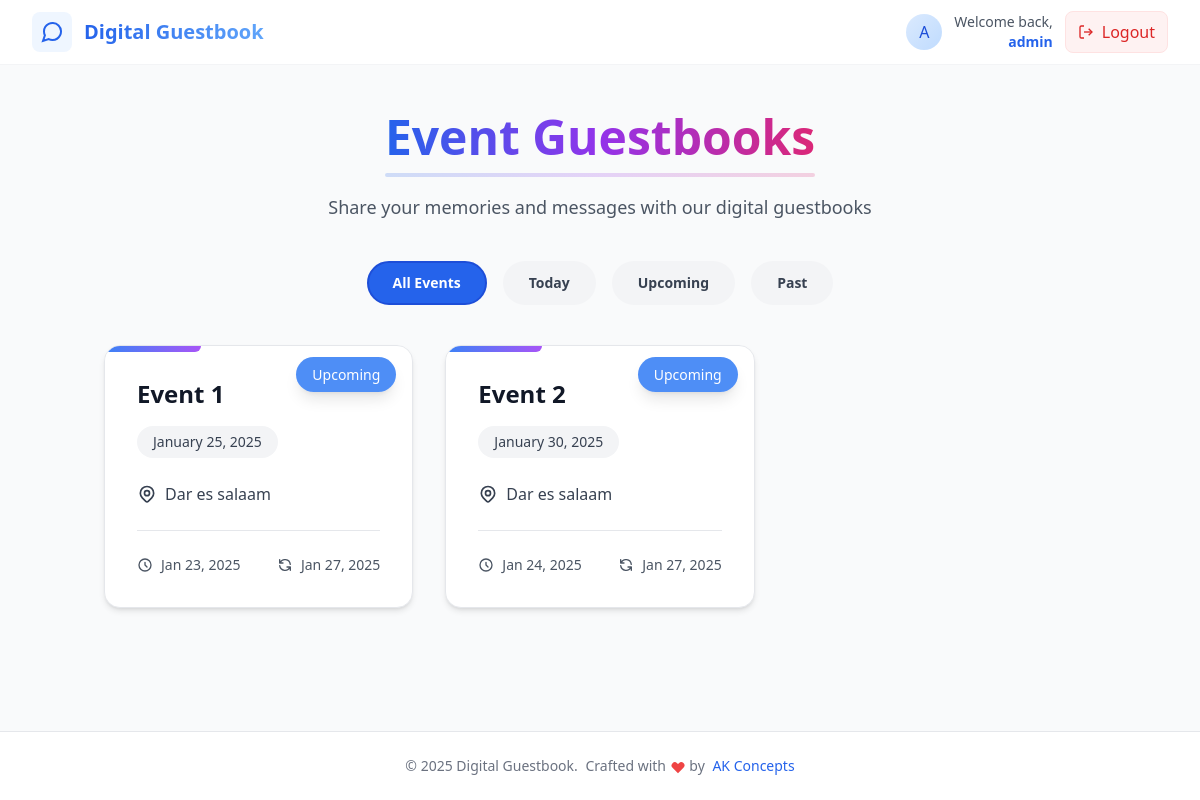
The app's page / (signed in) with its own data.
### guestbook/models.py (models this page shows, shortened)
class Event(models.Model):
    name = models.CharField(max_length=200)
    date = models.DateField()
    location = models.CharField(max_length=200)
    overlay_image = models.ImageField(upload_to='events', null=True, blank=True)
    created_at = models.DateTimeField(auto_now_add=True)
    updated_at = models.DateTimeField(auto_now=True)
    class Meta:
        ordering = ['date']

### guestbook/views.py (the view)
# urls.py: path('', views.EventsView.as_view(), name='events'),
@method_decorator(login_required(login_url='guestbook:login'), name='dispatch')
class EventsView(View):
    template_name = 'guestbook/event.html'
    def get(self, request, *args, **kwargs):
        events = Event.objects.all().order_by('date')
        context = {
            'events': events,
        }
        return render(request, self.template_name, context)

### guestbook/templates/guestbook/event.html (shortened to what this page needs)
{% extends 'guestbook/base.html' %}
{% load tz %}
{% now "Y-m-d" as current_date %}
{% block content %}
<div class="container mx-auto px-4 py-12">
    <div class="max-w-6xl mx-auto space-y-10">
        <div class="text-center space-y-6">
            <div class="relative inline-block">
                <h1 class="text-5xl font-black bg-gradient-to-r from-blue-600 via-purple-600 to-pink-600
                           bg-clip-text text-transparent pb-2">
                </h1>
                <div class="absolute -bottom-2 left-0 right-0 h-1 bg-gradient-to-r from-blue-600/20 via-purple-600/20 to-pink-600/20 rounded-full"></div>
            </div>
            <p class="text-lg text-gray-600 dark:text-gray-400">Share your memories and messages with our digital guestbooks</p>
        </div>
        {% if events %}
        <div class="flex flex-wrap gap-4 justify-center">
            <button class="filter-btn px-6 py-2.5 rounded-full text-sm font-semibold
                         transition-all duration-300 ease-in-out
                         border-2 border-transparent
                         hover:shadow-md
                         data-[state=active]:bg-blue-600 data-[state=active]:text-white
                         data-[state=active]:border-blue-700
                         bg-gray-100 text-gray-700 hover:bg-gray-200
                         dark:bg-gray-800 dark:text-gray-300 dark:hover:bg-gray-700"
                    data-state="active">
                All Events
            </button>
            <button class="filter-btn px-6 py-2.5 rounded-full text-sm font-semibold
                         transition-all duration-300 ease-in-out
                         border-2 border-transparent
                         hover:shadow-md
                         data-[state=active]:bg-green-600 data-[state=active]:text-white
                         data-[state=active]:border-green-700
                         bg-gray-100 text-gray-700 hover:bg-gray-200
                         dark:bg-gray-800 dark:text-gray-300 dark:hover:bg-gray-700">
                Today
            </button>
            <button class="filter-btn px-6 py-2.5 rounded-full text-sm font-semibold
                         transition-all duration-300 ease-in-out
                         border-2 border-transparent
                         hover:shadow-md
                         data-[state=active]:bg-purple-600 data-[state=active]:text-white
                         data-[state=active]:border-purple-700
                         bg-gray-100 text-gray-700 hover:bg-gray-200
                         dark:bg-gray-800 dark:text-gray-300 dark:hover:bg-gray-700">
                Upcoming
            </button>
            <button class="filter-btn px-6 py-2.5 rounded-full text-sm font-semibold
                         transition-all duration-300 ease-in-out
                         border-2 border-transparent
                         hover:shadow-md
                         data-[state=active]:bg-gray-600 data-[state=active]:text-white
                         data-[state=active]:border-gray-700
                         bg-gray-100 text-gray-700 hover:bg-gray-200
                         dark:bg-gray-800 dark:text-gray-300 dark:hover:bg-gray-700">
                Past
            </button>
        </div>
        <div class="grid gap-8 md:grid-cols-2 lg:grid-cols-3">
            {% for event in events %}
            {% with event_date=event.date|date:"Y-m-d" %}
            <a href="{% url 'guestbook:message' event.id %}"
               class="group relative bg-white dark:bg-gray-800 rounded-2xl
                      shadow-md hover:shadow-2xl
                      transition-all duration-500
                      transform hover:-translate-y-2
                      border border-gray-200 dark:border-gray-700
                      overflow-hidden">
                <div class="absolute inset-0 bg-gradient-to-br from-white/80 to-transparent dark:from-white/5 dark:to-transparent"></div>
                <div class="absolute top-0 left-0 w-24 h-1.5 bg-gradient-to-r from-blue-500 to-purple-500 rounded-br-xl"></div>
                <div class="absolute top-4 right-4 z-10">
                    {% if event_date < current_date %}
                    <span class="px-4 py-2 bg-gray-900/90 text-white text-sm font-medium rounded-full
                               shadow-lg backdrop-blur-sm">
                        Past Event
                    </span>
                    {% elif event_date == current_date %}
                    <span class="px-4 py-2 bg-green-500/90 text-white text-sm font-medium rounded-full
                               shadow-lg backdrop-blur-sm animate-pulse">
                        Happening Today
                    </span>
                    {% else %}
                    <span class="px-4 py-2 bg-blue-500/90 text-white text-sm font-medium rounded-full
                               shadow-lg backdrop-blur-sm">
                        Upcoming
                    </span>
                    {% endif %}
                </div>
                <div class="relative p-8 space-y-6">
                    <div class="space-y-4">
                        <h2 class="text-2xl font-bold text-gray-900 dark:text-white
                                 group-hover:text-blue-600 dark:group-hover:text-blue-400
                                 transition-colors duration-300">
                            {{ event.name }}
                        </h2>
                        <time class="inline-block px-4 py-1.5 bg-gray-100 dark:bg-gray-700
                                   rounded-full text-sm font-medium text-gray-700 dark:text-gray-300">
                            {{ event.date|date:"F d, Y" }}
                        </time>
                    </div>
                    <div class="flex items-center text-gray-700 dark:text-gray-300 group-hover:text-blue-500 dark:group-hover:text-blue-400 transition-colors duration-300">
                        {{ event.location }}
                    </div>
                    <div class="pt-6 mt-6 border-t border-gray-200 dark:border-gray-700
                              text-sm text-gray-600 dark:text-gray-400
                              flex justify-between items-center">
                        <span class="flex items-center gap-2">
                            <svg class="w-4 h-4" fill="none" stroke="currentColor" viewBox="0 0 24 24">
                                <path stroke-linecap="round" stroke-linejoin="round" stroke-width="2"
                                      d="M12 8v4l3 3m6-3a9 9 0 11-18 0 9 9 0 0118 0z"/>
                            </svg>
                            {{ event.created_at|date:"M d, Y" }}
                        </span>
                        {% if event.updated_at != event.created_at %}
                        <span class="flex items-center gap-2">
                            <svg class="w-4 h-4" fill="none" stroke="currentColor" viewBox="0 0 24 24">
                                <path stroke-linecap="round" stroke-linejoin="round" stroke-width="2"
                                      d="M4 4v5h.582m15.356 2A8.001 8.001 0 004.582 9m0 0H9m11 11v-5h-.581m0 0a8.003 8.003 0 01-15.357-2m15.357 2H15"/>
                            </svg>
                            {{ event.updated_at|date:"M d, Y" }}
                        </span>
                        {% endif %}
                    </div>
                </div>
            </a>
            {% endwith %}
            {% endfor %}
        </div>
        {% endif %}
    </div>
</div>
{% endblock %}

### guestbook/templates/guestbook/base.html (shortened to what this page needs)
{% load static %}
<!DOCTYPE html>
<html lang="en">
<head>
    <link href="{% static 'css/replica.css' %}" rel="stylesheet">
</head>
<body class="fixed w-full h-full overflow-hidden bg-gray-50 flex flex-col">
    <header class="bg-white border-b border-gray-100 sticky top-0 z-50">
        <div class="max-w-7xl mx-auto px-4 h-16 sm:px-6 lg:px-8">
            <div class="h-full flex justify-between items-center">
                <a href="{% url 'guestbook:events' %}" class="transform hover:scale-105 transition-transform duration-300">
                    <div class="flex items-center space-x-3">
                        <div class="p-2 bg-blue-50 dark:bg-blue-900/30 rounded-lg">
                        </div>
                        <h1
                            class="hidden md:block text-xl font-semibold bg-gradient-to-r from-blue-600 to-blue-400 bg-clip-text text-transparent dark:from-blue-400 dark:to-blue-300">
                        </h1>
                    </div>
                </a>
                <div class="flex items-center space-x-4">
                    {% if user.is_authenticated %}
                    <div class="flex items-center gap-3">
                        <div
                            class="h-9 w-9 bg-gradient-to-br from-blue-100 to-blue-200 rounded-full flex items-center justify-center ring-2 ring-white">
                            <span class="text-blue-700 font-medium">{{ user.username|make_list|first|upper }}</span>
                        </div>
                        <div class="hidden md:flex md:flex-col md:items-end">
                            <span class="text-sm font-medium text-gray-600">Welcome back,</span>
                            <span class="text-sm font-semibold text-blue-600">{{ user.username }}</span>
                        </div>
                        <a href="{% url 'guestbook:logout' %}"
                            class="flex items-center justify-center gap-2 px-3 py-2 text-red-600 hover:text-red-700 bg-red-50 hover:bg-red-100 rounded-lg transition-all duration-200 border border-red-100">
                            <svg xmlns="http://www.w3.org/2000/svg" class="h-4 w-4" viewBox="0 0 24 24" fill="none"
                                stroke="currentColor" stroke-width="2">
                                <path d="M9 21H5a2 2 0 0 1-2-2V5a2 2 0 0 1 2-2h4" />
                                <polyline points="16 17 21 12 16 7" />
                                <line x1="21" y1="12" x2="9" y2="12" />
                            </svg>
                            <span class="hidden md:inline">Logout</span>
                        </a>
                    </div>
                    {% endif %}
                </div>
            </div>
        </div>
    </header>
    {% block content %}{% endblock %}
    <footer class="bg-white border-t border-gray-200 fixed bottom-0 left-0 right-0">
        <div class="max-w-7xl mx-auto py-6 px-4 sm:px-6 lg:px-8">
            <div class="text-center">
                <p class="text-sm text-gray-500">
                    &copy; <span id="year"></span> Digital Guestbook.
                    <span class="whitespace-nowrap block md:inline mt-1 md:mt-0 md:ml-1">
                        Crafted with
                        <span class="inline-block">
                            <svg xmlns="http://www.w3.org/2000/svg" class="h-4 w-4 text-red-500 inline animate-pulse"
                                viewBox="0 0 20 20" fill="currentColor">
                                <path fill-rule="evenodd"
                                    d="M3.172 5.172a4 4 0 015.656 0L10 6.343l1.172-1.171a4 4 0 115.656 5.656L10 17.657l-6.828-6.829a4 4 0 010-5.656z"
                                    clip-rule="evenodd" />
                            </svg>
                        </span>
                        by
                        <a href="https://akconcepts.co.tz" target="_blank" rel="noopener noreferrer"
                            class="text-blue-600 hover:text-blue-800 transition-colors duration-200 font-medium ml-1">
                            AK Concepts
                        </a>
                    </span>
                </p>
            </div>
        </div>
    </footer>
</body>
</html>

### records on screen
Event: name "Event 1", date "January 25, 2025", location "Dar es salaam", created_at "Jan 23, 2025", updated_at "Jan 27, 2025"
Event: name "Event 2", date "January 30, 2025", location "Dar es salaam", created_at "Jan 24, 2025", updated_at "Jan 27, 2025"

### other values on screen
{{ user.username|make_list|first|upper }} "A"
{{ user.username }} "admin"
